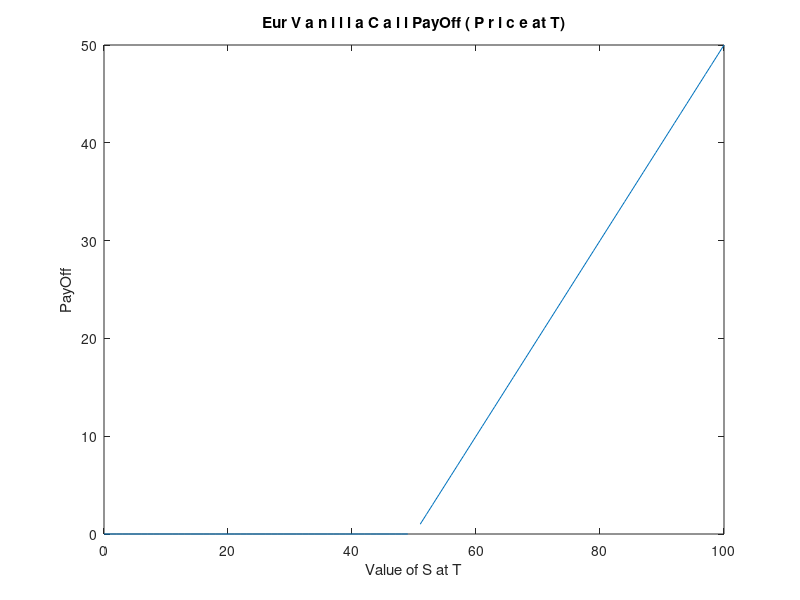

Write MATLAB code to recreate this figure.
ST=0:100;
[ call , ~]= blsprice(ST, 50 , 0.1 , 0 , 0.4 );
 Callplot=plot(ST, call);
 title( ' Eur V a n i l l a C a l l PayOff ( P r i c e at T) ' );
 xlabel( ' Value of S at T ') ; ylabel( ' PayOff ');
